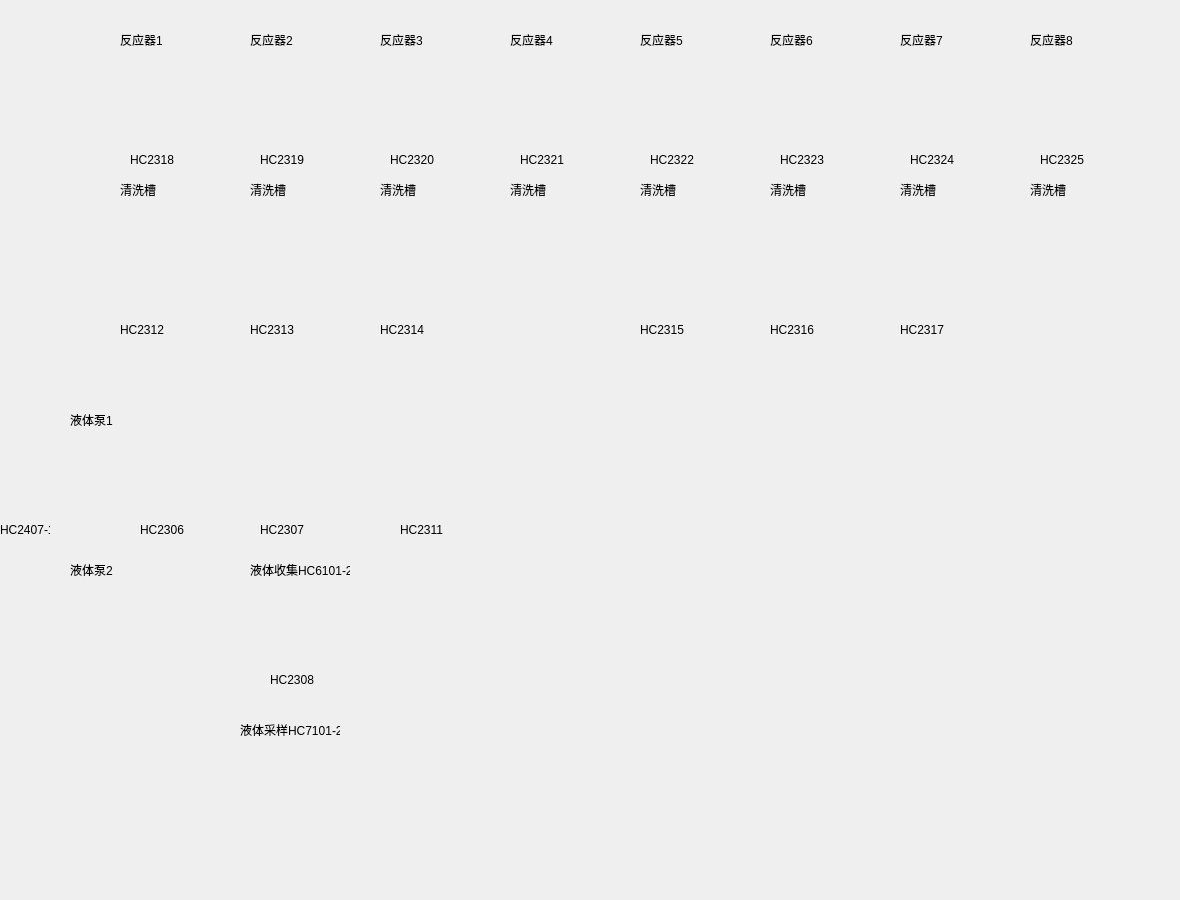
<?xml version="1.0" encoding="UTF-8"?>
<ui version="4.0">
 <class>FormLiquidFeedA</class>
 <widget class="QWidget" name="FormLiquidFeedA">
  <property name="geometry">
   <rect>
    <x>0</x>
    <y>0</y>
    <width>1180</width>
    <height>900</height>
   </rect>
  </property>
  <property name="windowTitle">
   <string>Form</string>
  </property>
  <widget class="QLabel" name="label_background">
   <property name="geometry">
    <rect>
     <x>0</x>
     <y>0</y>
     <width>1180</width>
     <height>900</height>
    </rect>
   </property>
   <property name="text">
    <string/>
   </property>
   <property name="pixmap">
    <pixmap resource="res.qrc">:/ui_ctrls/Res/layout3.png</pixmap>
   </property>
  </widget>
  <widget class="QLabel" name="label_HC2307">
   <property name="geometry">
    <rect>
     <x>199</x>
     <y>452</y>
     <width>90</width>
     <height>90</height>
    </rect>
   </property>
   <property name="cursor">
    <cursorShape>PointingHandCursor</cursorShape>
   </property>
   <property name="text">
    <string/>
   </property>
   <property name="pixmap">
    <pixmap resource="res.qrc">:/ui_ctrls/Res/svalve4.png</pixmap>
   </property>
  </widget>
  <widget class="QLabel" name="label_HC2308">
   <property name="geometry">
    <rect>
     <x>199</x>
     <y>602</y>
     <width>90</width>
     <height>90</height>
    </rect>
   </property>
   <property name="cursor">
    <cursorShape>PointingHandCursor</cursorShape>
   </property>
   <property name="text">
    <string/>
   </property>
   <property name="pixmap">
    <pixmap resource="res.qrc">:/ui_ctrls/Res/svalve4.png</pixmap>
   </property>
  </widget>
  <widget class="QLabel" name="label_HC2311">
   <property name="geometry">
    <rect>
     <x>329</x>
     <y>452</y>
     <width>90</width>
     <height>90</height>
    </rect>
   </property>
   <property name="cursor">
    <cursorShape>PointingHandCursor</cursorShape>
   </property>
   <property name="text">
    <string/>
   </property>
   <property name="pixmap">
    <pixmap resource="res.qrc">:/ui_ctrls/Res/svalve4.png</pixmap>
   </property>
  </widget>
  <widget class="QLabel" name="label_HC2312">
   <property name="geometry">
    <rect>
     <x>69</x>
     <y>232</y>
     <width>90</width>
     <height>90</height>
    </rect>
   </property>
   <property name="cursor">
    <cursorShape>PointingHandCursor</cursorShape>
   </property>
   <property name="text">
    <string/>
   </property>
   <property name="pixmap">
    <pixmap resource="res.qrc">:/ui_ctrls/Res/svalve4.png</pixmap>
   </property>
  </widget>
  <widget class="QLabel" name="label_HC2313">
   <property name="geometry">
    <rect>
     <x>199</x>
     <y>232</y>
     <width>90</width>
     <height>90</height>
    </rect>
   </property>
   <property name="cursor">
    <cursorShape>PointingHandCursor</cursorShape>
   </property>
   <property name="text">
    <string/>
   </property>
   <property name="pixmap">
    <pixmap resource="res.qrc">:/ui_ctrls/Res/svalve4.png</pixmap>
   </property>
  </widget>
  <widget class="QLabel" name="label_HC2314">
   <property name="geometry">
    <rect>
     <x>329</x>
     <y>232</y>
     <width>90</width>
     <height>90</height>
    </rect>
   </property>
   <property name="cursor">
    <cursorShape>PointingHandCursor</cursorShape>
   </property>
   <property name="text">
    <string/>
   </property>
   <property name="pixmap">
    <pixmap resource="res.qrc">:/ui_ctrls/Res/svalve4.png</pixmap>
   </property>
  </widget>
  <widget class="QLabel" name="label_HC2315">
   <property name="geometry">
    <rect>
     <x>589</x>
     <y>232</y>
     <width>90</width>
     <height>90</height>
    </rect>
   </property>
   <property name="cursor">
    <cursorShape>PointingHandCursor</cursorShape>
   </property>
   <property name="text">
    <string/>
   </property>
   <property name="pixmap">
    <pixmap resource="res.qrc">:/ui_ctrls/Res/svalve4.png</pixmap>
   </property>
  </widget>
  <widget class="QLabel" name="label_HC2316">
   <property name="geometry">
    <rect>
     <x>719</x>
     <y>232</y>
     <width>90</width>
     <height>90</height>
    </rect>
   </property>
   <property name="cursor">
    <cursorShape>PointingHandCursor</cursorShape>
   </property>
   <property name="text">
    <string/>
   </property>
   <property name="pixmap">
    <pixmap resource="res.qrc">:/ui_ctrls/Res/svalve4.png</pixmap>
   </property>
  </widget>
  <widget class="QLabel" name="label_HC2317">
   <property name="geometry">
    <rect>
     <x>849</x>
     <y>232</y>
     <width>90</width>
     <height>90</height>
    </rect>
   </property>
   <property name="cursor">
    <cursorShape>PointingHandCursor</cursorShape>
   </property>
   <property name="text">
    <string/>
   </property>
   <property name="pixmap">
    <pixmap resource="res.qrc">:/ui_ctrls/Res/svalve4.png</pixmap>
   </property>
  </widget>
  <widget class="QLabel" name="label_HC2318">
   <property name="geometry">
    <rect>
     <x>69</x>
     <y>72</y>
     <width>90</width>
     <height>90</height>
    </rect>
   </property>
   <property name="cursor">
    <cursorShape>PointingHandCursor</cursorShape>
   </property>
   <property name="text">
    <string/>
   </property>
   <property name="pixmap">
    <pixmap resource="res.qrc">:/ui_ctrls/Res/svalve4.png</pixmap>
   </property>
  </widget>
  <widget class="QLabel" name="label_HC2319">
   <property name="geometry">
    <rect>
     <x>199</x>
     <y>72</y>
     <width>90</width>
     <height>90</height>
    </rect>
   </property>
   <property name="cursor">
    <cursorShape>PointingHandCursor</cursorShape>
   </property>
   <property name="text">
    <string/>
   </property>
   <property name="pixmap">
    <pixmap resource="res.qrc">:/ui_ctrls/Res/svalve4.png</pixmap>
   </property>
  </widget>
  <widget class="QLabel" name="label_HC2320">
   <property name="geometry">
    <rect>
     <x>329</x>
     <y>72</y>
     <width>90</width>
     <height>90</height>
    </rect>
   </property>
   <property name="cursor">
    <cursorShape>PointingHandCursor</cursorShape>
   </property>
   <property name="text">
    <string/>
   </property>
   <property name="pixmap">
    <pixmap resource="res.qrc">:/ui_ctrls/Res/svalve4.png</pixmap>
   </property>
  </widget>
  <widget class="QLabel" name="label_HC2321">
   <property name="geometry">
    <rect>
     <x>459</x>
     <y>72</y>
     <width>90</width>
     <height>90</height>
    </rect>
   </property>
   <property name="cursor">
    <cursorShape>PointingHandCursor</cursorShape>
   </property>
   <property name="text">
    <string/>
   </property>
   <property name="pixmap">
    <pixmap resource="res.qrc">:/ui_ctrls/Res/svalve4.png</pixmap>
   </property>
  </widget>
  <widget class="QLabel" name="label_HC2322">
   <property name="geometry">
    <rect>
     <x>589</x>
     <y>72</y>
     <width>90</width>
     <height>90</height>
    </rect>
   </property>
   <property name="cursor">
    <cursorShape>PointingHandCursor</cursorShape>
   </property>
   <property name="text">
    <string/>
   </property>
   <property name="pixmap">
    <pixmap resource="res.qrc">:/ui_ctrls/Res/svalve4.png</pixmap>
   </property>
  </widget>
  <widget class="QLabel" name="label_HC2323">
   <property name="geometry">
    <rect>
     <x>719</x>
     <y>72</y>
     <width>90</width>
     <height>90</height>
    </rect>
   </property>
   <property name="cursor">
    <cursorShape>PointingHandCursor</cursorShape>
   </property>
   <property name="text">
    <string/>
   </property>
   <property name="pixmap">
    <pixmap resource="res.qrc">:/ui_ctrls/Res/svalve4.png</pixmap>
   </property>
  </widget>
  <widget class="QLabel" name="label_HC2324">
   <property name="geometry">
    <rect>
     <x>849</x>
     <y>72</y>
     <width>90</width>
     <height>90</height>
    </rect>
   </property>
   <property name="cursor">
    <cursorShape>PointingHandCursor</cursorShape>
   </property>
   <property name="text">
    <string/>
   </property>
   <property name="pixmap">
    <pixmap resource="res.qrc">:/ui_ctrls/Res/svalve4.png</pixmap>
   </property>
  </widget>
  <widget class="QLabel" name="label_HC2325">
   <property name="geometry">
    <rect>
     <x>979</x>
     <y>72</y>
     <width>90</width>
     <height>90</height>
    </rect>
   </property>
   <property name="cursor">
    <cursorShape>PointingHandCursor</cursorShape>
   </property>
   <property name="text">
    <string/>
   </property>
   <property name="pixmap">
    <pixmap resource="res.qrc">:/ui_ctrls/Res/svalve4.png</pixmap>
   </property>
  </widget>
  <widget class="QLabel" name="label_HC2306">
   <property name="geometry">
    <rect>
     <x>69</x>
     <y>451</y>
     <width>90</width>
     <height>90</height>
    </rect>
   </property>
   <property name="cursor">
    <cursorShape>PointingHandCursor</cursorShape>
   </property>
   <property name="text">
    <string/>
   </property>
   <property name="pixmap">
    <pixmap resource="res.qrc">:/ui_ctrls/Res/svalve5.png</pixmap>
   </property>
  </widget>
  <widget class="QLabel" name="txt_label_HC2306">
   <property name="geometry">
    <rect>
     <x>140</x>
     <y>520</y>
     <width>50</width>
     <height>20</height>
    </rect>
   </property>
   <property name="cursor">
    <cursorShape>ArrowCursor</cursorShape>
   </property>
   <property name="text">
    <string>HC2306</string>
   </property>
  </widget>
  <widget class="QLabel" name="txt_label_HC2307">
   <property name="geometry">
    <rect>
     <x>260</x>
     <y>520</y>
     <width>50</width>
     <height>20</height>
    </rect>
   </property>
   <property name="cursor">
    <cursorShape>ArrowCursor</cursorShape>
   </property>
   <property name="text">
    <string>HC2307</string>
   </property>
  </widget>
  <widget class="QLabel" name="txt_label_HC2308">
   <property name="geometry">
    <rect>
     <x>270</x>
     <y>670</y>
     <width>50</width>
     <height>20</height>
    </rect>
   </property>
   <property name="cursor">
    <cursorShape>ArrowCursor</cursorShape>
   </property>
   <property name="text">
    <string>HC2308</string>
   </property>
  </widget>
  <widget class="QLabel" name="txt_label_HC2311">
   <property name="geometry">
    <rect>
     <x>400</x>
     <y>520</y>
     <width>50</width>
     <height>20</height>
    </rect>
   </property>
   <property name="cursor">
    <cursorShape>ArrowCursor</cursorShape>
   </property>
   <property name="text">
    <string>HC2311</string>
   </property>
  </widget>
  <widget class="QLabel" name="txt_label_HC2314">
   <property name="geometry">
    <rect>
     <x>380</x>
     <y>320</y>
     <width>50</width>
     <height>20</height>
    </rect>
   </property>
   <property name="cursor">
    <cursorShape>ArrowCursor</cursorShape>
   </property>
   <property name="text">
    <string>HC2314</string>
   </property>
  </widget>
  <widget class="QLabel" name="txt_label_HC2315">
   <property name="geometry">
    <rect>
     <x>640</x>
     <y>320</y>
     <width>50</width>
     <height>20</height>
    </rect>
   </property>
   <property name="cursor">
    <cursorShape>ArrowCursor</cursorShape>
   </property>
   <property name="text">
    <string>HC2315</string>
   </property>
  </widget>
  <widget class="QLabel" name="txt_label_HC2316">
   <property name="geometry">
    <rect>
     <x>770</x>
     <y>320</y>
     <width>50</width>
     <height>20</height>
    </rect>
   </property>
   <property name="cursor">
    <cursorShape>ArrowCursor</cursorShape>
   </property>
   <property name="text">
    <string>HC2316</string>
   </property>
  </widget>
  <widget class="QLabel" name="txt_label_HC2317">
   <property name="geometry">
    <rect>
     <x>900</x>
     <y>320</y>
     <width>50</width>
     <height>20</height>
    </rect>
   </property>
   <property name="cursor">
    <cursorShape>ArrowCursor</cursorShape>
   </property>
   <property name="text">
    <string>HC2317</string>
   </property>
  </widget>
  <widget class="QLabel" name="txt_label_HC2318">
   <property name="geometry">
    <rect>
     <x>130</x>
     <y>150</y>
     <width>50</width>
     <height>20</height>
    </rect>
   </property>
   <property name="cursor">
    <cursorShape>ArrowCursor</cursorShape>
   </property>
   <property name="text">
    <string>HC2318</string>
   </property>
  </widget>
  <widget class="QLabel" name="txt_label_HC2319">
   <property name="geometry">
    <rect>
     <x>260</x>
     <y>150</y>
     <width>50</width>
     <height>20</height>
    </rect>
   </property>
   <property name="cursor">
    <cursorShape>ArrowCursor</cursorShape>
   </property>
   <property name="text">
    <string>HC2319</string>
   </property>
  </widget>
  <widget class="QLabel" name="txt_label_HC2320">
   <property name="geometry">
    <rect>
     <x>390</x>
     <y>150</y>
     <width>50</width>
     <height>20</height>
    </rect>
   </property>
   <property name="cursor">
    <cursorShape>ArrowCursor</cursorShape>
   </property>
   <property name="text">
    <string>HC2320</string>
   </property>
  </widget>
  <widget class="QLabel" name="txt_label_HC2321">
   <property name="geometry">
    <rect>
     <x>520</x>
     <y>150</y>
     <width>50</width>
     <height>20</height>
    </rect>
   </property>
   <property name="cursor">
    <cursorShape>ArrowCursor</cursorShape>
   </property>
   <property name="text">
    <string>HC2321</string>
   </property>
  </widget>
  <widget class="QLabel" name="txt_label_HC2312">
   <property name="geometry">
    <rect>
     <x>120</x>
     <y>320</y>
     <width>50</width>
     <height>20</height>
    </rect>
   </property>
   <property name="cursor">
    <cursorShape>ArrowCursor</cursorShape>
   </property>
   <property name="text">
    <string>HC2312</string>
   </property>
  </widget>
  <widget class="QLabel" name="txt_label_HC2313">
   <property name="geometry">
    <rect>
     <x>250</x>
     <y>320</y>
     <width>50</width>
     <height>20</height>
    </rect>
   </property>
   <property name="cursor">
    <cursorShape>ArrowCursor</cursorShape>
   </property>
   <property name="text">
    <string>HC2313</string>
   </property>
  </widget>
  <widget class="QLabel" name="txt_label_HC2322">
   <property name="geometry">
    <rect>
     <x>650</x>
     <y>150</y>
     <width>50</width>
     <height>20</height>
    </rect>
   </property>
   <property name="cursor">
    <cursorShape>ArrowCursor</cursorShape>
   </property>
   <property name="text">
    <string>HC2322</string>
   </property>
  </widget>
  <widget class="QLabel" name="txt_label_HC2323">
   <property name="geometry">
    <rect>
     <x>780</x>
     <y>150</y>
     <width>50</width>
     <height>20</height>
    </rect>
   </property>
   <property name="cursor">
    <cursorShape>ArrowCursor</cursorShape>
   </property>
   <property name="text">
    <string>HC2323</string>
   </property>
  </widget>
  <widget class="QLabel" name="txt_label_HC2324">
   <property name="geometry">
    <rect>
     <x>910</x>
     <y>150</y>
     <width>50</width>
     <height>20</height>
    </rect>
   </property>
   <property name="cursor">
    <cursorShape>ArrowCursor</cursorShape>
   </property>
   <property name="text">
    <string>HC2324</string>
   </property>
  </widget>
  <widget class="QLabel" name="txt_label_HC2325">
   <property name="geometry">
    <rect>
     <x>1040</x>
     <y>150</y>
     <width>50</width>
     <height>20</height>
    </rect>
   </property>
   <property name="cursor">
    <cursorShape>ArrowCursor</cursorShape>
   </property>
   <property name="text">
    <string>HC2325</string>
   </property>
  </widget>
  <widget class="QLabel" name="txt_label_R4101">
   <property name="geometry">
    <rect>
     <x>120</x>
     <y>30</y>
     <width>50</width>
     <height>20</height>
    </rect>
   </property>
   <property name="cursor">
    <cursorShape>ArrowCursor</cursorShape>
   </property>
   <property name="text">
    <string>反应器1</string>
   </property>
  </widget>
  <widget class="QLabel" name="txt_label_R4101_2">
   <property name="geometry">
    <rect>
     <x>250</x>
     <y>30</y>
     <width>50</width>
     <height>20</height>
    </rect>
   </property>
   <property name="cursor">
    <cursorShape>ArrowCursor</cursorShape>
   </property>
   <property name="text">
    <string>反应器2</string>
   </property>
  </widget>
  <widget class="QLabel" name="txt_label_R4101_3">
   <property name="geometry">
    <rect>
     <x>380</x>
     <y>30</y>
     <width>50</width>
     <height>20</height>
    </rect>
   </property>
   <property name="cursor">
    <cursorShape>ArrowCursor</cursorShape>
   </property>
   <property name="text">
    <string>反应器3</string>
   </property>
  </widget>
  <widget class="QLabel" name="txt_label_R4101_4">
   <property name="geometry">
    <rect>
     <x>510</x>
     <y>30</y>
     <width>50</width>
     <height>20</height>
    </rect>
   </property>
   <property name="cursor">
    <cursorShape>ArrowCursor</cursorShape>
   </property>
   <property name="text">
    <string>反应器4</string>
   </property>
  </widget>
  <widget class="QLabel" name="txt_label_R4101_5">
   <property name="geometry">
    <rect>
     <x>640</x>
     <y>30</y>
     <width>50</width>
     <height>20</height>
    </rect>
   </property>
   <property name="cursor">
    <cursorShape>ArrowCursor</cursorShape>
   </property>
   <property name="text">
    <string>反应器5</string>
   </property>
  </widget>
  <widget class="QLabel" name="txt_label_R4101_6">
   <property name="geometry">
    <rect>
     <x>770</x>
     <y>30</y>
     <width>50</width>
     <height>20</height>
    </rect>
   </property>
   <property name="cursor">
    <cursorShape>ArrowCursor</cursorShape>
   </property>
   <property name="text">
    <string>反应器6</string>
   </property>
  </widget>
  <widget class="QLabel" name="txt_label_R4101_7">
   <property name="geometry">
    <rect>
     <x>900</x>
     <y>30</y>
     <width>50</width>
     <height>20</height>
    </rect>
   </property>
   <property name="cursor">
    <cursorShape>ArrowCursor</cursorShape>
   </property>
   <property name="text">
    <string>反应器7</string>
   </property>
  </widget>
  <widget class="QLabel" name="txt_label_R4101_8">
   <property name="geometry">
    <rect>
     <x>1030</x>
     <y>30</y>
     <width>50</width>
     <height>20</height>
    </rect>
   </property>
   <property name="cursor">
    <cursorShape>ArrowCursor</cursorShape>
   </property>
   <property name="text">
    <string>反应器8</string>
   </property>
  </widget>
  <widget class="QLabel" name="txt_label_Clean">
   <property name="geometry">
    <rect>
     <x>120</x>
     <y>180</y>
     <width>50</width>
     <height>20</height>
    </rect>
   </property>
   <property name="cursor">
    <cursorShape>ArrowCursor</cursorShape>
   </property>
   <property name="text">
    <string>清洗槽</string>
   </property>
  </widget>
  <widget class="QLabel" name="txt_label_Clean_2">
   <property name="geometry">
    <rect>
     <x>250</x>
     <y>180</y>
     <width>50</width>
     <height>20</height>
    </rect>
   </property>
   <property name="cursor">
    <cursorShape>ArrowCursor</cursorShape>
   </property>
   <property name="text">
    <string>清洗槽</string>
   </property>
  </widget>
  <widget class="QLabel" name="txt_label_Clean_3">
   <property name="geometry">
    <rect>
     <x>380</x>
     <y>180</y>
     <width>50</width>
     <height>20</height>
    </rect>
   </property>
   <property name="cursor">
    <cursorShape>ArrowCursor</cursorShape>
   </property>
   <property name="text">
    <string>清洗槽</string>
   </property>
  </widget>
  <widget class="QLabel" name="txt_label_Clean_4">
   <property name="geometry">
    <rect>
     <x>510</x>
     <y>180</y>
     <width>50</width>
     <height>20</height>
    </rect>
   </property>
   <property name="cursor">
    <cursorShape>ArrowCursor</cursorShape>
   </property>
   <property name="text">
    <string>清洗槽</string>
   </property>
  </widget>
  <widget class="QLabel" name="txt_label_Clean_5">
   <property name="geometry">
    <rect>
     <x>640</x>
     <y>180</y>
     <width>50</width>
     <height>20</height>
    </rect>
   </property>
   <property name="cursor">
    <cursorShape>ArrowCursor</cursorShape>
   </property>
   <property name="text">
    <string>清洗槽</string>
   </property>
  </widget>
  <widget class="QLabel" name="txt_label_Clean_6">
   <property name="geometry">
    <rect>
     <x>770</x>
     <y>180</y>
     <width>50</width>
     <height>20</height>
    </rect>
   </property>
   <property name="cursor">
    <cursorShape>ArrowCursor</cursorShape>
   </property>
   <property name="text">
    <string>清洗槽</string>
   </property>
  </widget>
  <widget class="QLabel" name="txt_label_Clean_7">
   <property name="geometry">
    <rect>
     <x>900</x>
     <y>180</y>
     <width>50</width>
     <height>20</height>
    </rect>
   </property>
   <property name="cursor">
    <cursorShape>ArrowCursor</cursorShape>
   </property>
   <property name="text">
    <string>清洗槽</string>
   </property>
  </widget>
  <widget class="QLabel" name="txt_label_Clean_8">
   <property name="geometry">
    <rect>
     <x>1030</x>
     <y>180</y>
     <width>50</width>
     <height>20</height>
    </rect>
   </property>
   <property name="cursor">
    <cursorShape>ArrowCursor</cursorShape>
   </property>
   <property name="text">
    <string>清洗槽</string>
   </property>
  </widget>
  <widget class="QLabel" name="txt_label_Pump1">
   <property name="geometry">
    <rect>
     <x>70</x>
     <y>410</y>
     <width>50</width>
     <height>20</height>
    </rect>
   </property>
   <property name="cursor">
    <cursorShape>ArrowCursor</cursorShape>
   </property>
   <property name="text">
    <string>液体泵1</string>
   </property>
  </widget>
  <widget class="QLabel" name="txt_label_Pump1_2">
   <property name="geometry">
    <rect>
     <x>70</x>
     <y>560</y>
     <width>50</width>
     <height>20</height>
    </rect>
   </property>
   <property name="cursor">
    <cursorShape>ArrowCursor</cursorShape>
   </property>
   <property name="text">
    <string>液体泵2</string>
   </property>
  </widget>
  <widget class="QLabel" name="txt_label_HC2407">
   <property name="geometry">
    <rect>
     <x>0</x>
     <y>520</y>
     <width>50</width>
     <height>20</height>
    </rect>
   </property>
   <property name="cursor">
    <cursorShape>ArrowCursor</cursorShape>
   </property>
   <property name="text">
    <string>HC2407-1</string>
   </property>
  </widget>
  <widget class="QLabel" name="txt_label_HC6101">
   <property name="geometry">
    <rect>
     <x>250</x>
     <y>560</y>
     <width>100</width>
     <height>20</height>
    </rect>
   </property>
   <property name="cursor">
    <cursorShape>ArrowCursor</cursorShape>
   </property>
   <property name="text">
    <string>液体收集HC6101-2</string>
   </property>
  </widget>
  <widget class="QLabel" name="txt_label_HC7101">
   <property name="geometry">
    <rect>
     <x>240</x>
     <y>720</y>
     <width>100</width>
     <height>20</height>
    </rect>
   </property>
   <property name="cursor">
    <cursorShape>ArrowCursor</cursorShape>
   </property>
   <property name="text">
    <string>液体采样HC7101-2</string>
   </property>
  </widget>
 </widget>
 <resources>
  <include location="res.qrc"/>
 </resources>
 <connections/>
</ui>
